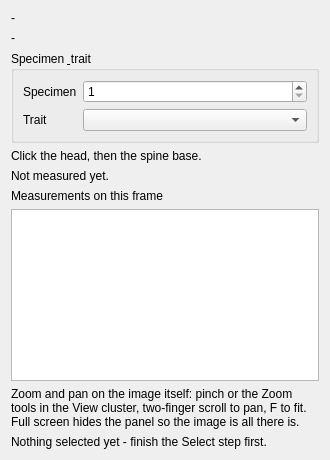
<?xml version="1.0" encoding="UTF-8"?>
<ui version="4.0">
 <class>Annotate</class>
 <widget class="QWidget" name="Annotate">
  <property name="geometry">
   <rect>
    <x>0</x>
    <y>0</y>
    <width>330</width>
    <height>460</height>
   </rect>
  </property>
  <property name="windowTitle">
   <string>Annotate</string>
  </property>
  <layout class="QVBoxLayout" name="controls_layout">
   <item>
    <widget class="QLabel" name="task_label">
     <property name="text">
      <string>-</string>
     </property>
     <property name="wordWrap">
      <bool>true</bool>
     </property>
    </widget>
   </item>
   <item>
    <widget class="QLabel" name="progress_label">
     <property name="text">
      <string>-</string>
     </property>
     <property name="wordWrap">
      <bool>true</bool>
     </property>
    </widget>
   </item>
   <item>
    <widget class="QGroupBox" name="subject_group">
     <property name="title">
      <string>Specimen &amp; trait</string>
     </property>
     <layout class="QVBoxLayout" name="subject_layout">
      <item>
       <layout class="QFormLayout" name="subject_form">
        <item row="0" column="0">
         <widget class="QLabel" name="label_specimen">
          <property name="text">
           <string>Specimen</string>
          </property>
         </widget>
        </item>
        <item row="0" column="1">
         <widget class="QSpinBox" name="spin_specimen">
          <property name="minimum">
           <number>1</number>
          </property>
          <property name="maximum">
           <number>99</number>
          </property>
          <property name="value">
           <number>1</number>
          </property>
         </widget>
        </item>
        <item row="1" column="0">
         <widget class="QLabel" name="label_trait">
          <property name="text">
           <string>Trait</string>
          </property>
         </widget>
        </item>
        <item row="1" column="1">
         <widget class="QComboBox" name="combo_trait"/>
        </item>
       </layout>
      </item>
     </layout>
    </widget>
   </item>
   <item>
    <widget class="QLabel" name="length_label">
     <property name="text">
      <string>Click the head, then the spine base.</string>
     </property>
     <property name="wordWrap">
      <bool>true</bool>
     </property>
    </widget>
   </item>
   <item>
    <widget class="QLabel" name="measurement_label">
     <property name="text">
      <string>Not measured yet.</string>
     </property>
     <property name="wordWrap">
      <bool>true</bool>
     </property>
    </widget>
   </item>
   <item>
    <widget class="QLabel" name="measurements_title">
     <property name="text">
      <string>Measurements on this frame</string>
     </property>
     <property name="wordWrap">
      <bool>true</bool>
     </property>
    </widget>
   </item>
   <item>
    <widget class="QListWidget" name="list_measurements">
     <property name="maximumHeight">
      <number>120</number>
     </property>
    </widget>
   </item>
   <item>
    <widget class="QLabel" name="zoom_hint_label">
     <property name="text">
      <string>Zoom and pan on the image itself: pinch or the Zoom tools in the View cluster, two-finger scroll to pan, F to fit. Full screen hides the panel so the image is all there is.</string>
     </property>
     <property name="wordWrap">
      <bool>true</bool>
     </property>
    </widget>
   </item>
   <item>
    <widget class="QLabel" name="status_label">
     <property name="text">
      <string>Nothing selected yet - finish the Select step first.</string>
     </property>
     <property name="wordWrap">
      <bool>true</bool>
     </property>
    </widget>
   </item>
  </layout>
 </widget>
 <resources/>
 <connections/>
</ui>
